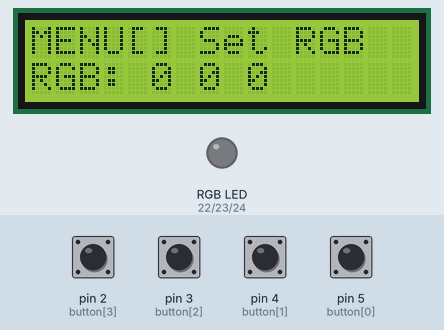
Simulated run of this sketch. Board: Arduino Mega 2560, built with avr-gcc and run on an emulated ATmega2560. Parts: 16×2 character LCD, an RGB LED mixed from three pins (HIGH = lit). Inputs (shaded band) come from the test bench; at power-on: pin 2 (button[3]), pin 3 (button[2]), pin 4 (button[1]), pin 5 (button[0]) HIGH.

Above: at 1.8 s.
1.9 s: pin 5 (button[0]) pulled LOW for 0.15 s
At 3.1 s:
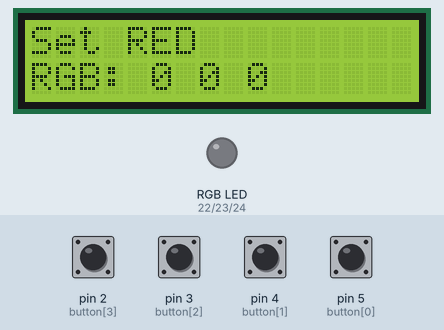
3.5 s: pin 5 (button[0]) pulled LOW for 1 s
At 5.7 s:
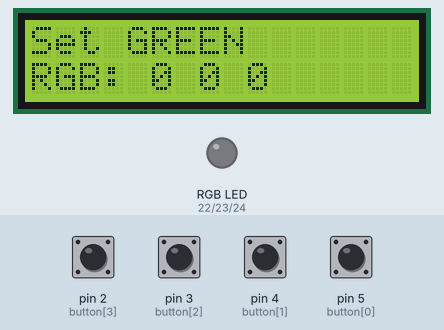
6.0 s: pin 5 (button[0]) pulled LOW for 0.15 s
At 7.3 s:
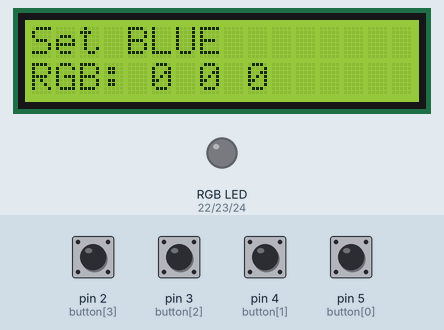
7.6 s: pin 3 (button[2]) pulled LOW for 0.15 s
At 8.8 s:
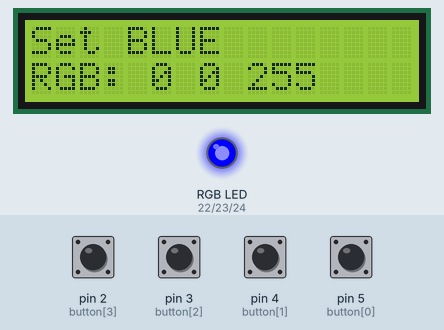
9.2 s: pin 2 (button[3]) pulled LOW for 0.15 s
At 10.2 s:
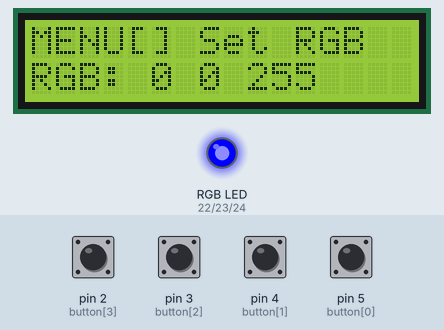
10.8 s: pin 5 (button[0]) pulled LOW for 0.15 s
At 12.4 s:
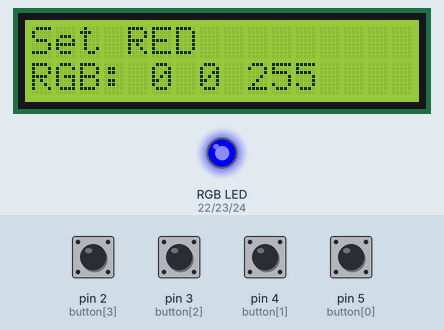
Timing chart, 0 to 13.4 s (numbered marks = the images above; inputs shaded):
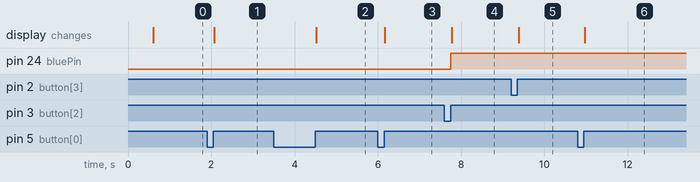

Measured:
- after the input at 1.9 s, the display: changes after 0.17 s (image 1)
- after the input at 3.5 s, the display: changes after 1.0 s (image 2)
- after the input at 6.0 s, the display: changes after 0.17 s (image 3)
- after the input at 7.6 s, pin 24 (bluePin): LOW → HIGH after 0.15 s; the display: changes after 0.17 s (image 4)
- after the input at 9.2 s, the display: changes after 0.18 s (image 5)
- after the input at 10.8 s, the display: changes after 0.17 s (image 6)

The sketch:

FSM_MANUAL.ino
```cpp
/*
 * Name: SET ONE LED RGB CLASSIC
 * created: 24/08/2021
 * Author: Edgar Cano
 * Ver: 1.0
 * Rev: 18/04/2024
 */
#include <LiquidCrystal_I2C.h>
#include <Wire.h>


//--- RGB&Buzzer PINS----------------------------------------------------------------------------------
int redPin = 22;      //Define el pin del arduino en que estará conectado el pin del led RGB rojo.
int greenPin = 23;    //Define el pin del arduino en que estará conectado el pin del led RGB verde.
int bluePin = 24;     //Define el pin del arduino en que estará conectado el pin  del led RGB azul.
int ledPin = 13;     //Define el pin del led del arduino.

//---------------------DEFINIENDO BOTONES --------------------------------------------------------------
#define BTN_MENU  0
#define BTN_UP    1
#define BTN_DOWN  2
#define BTN_EXIT  3

// Este arreglo contiene los pines utilizados para los botones
uint8_t button[4] = {
  5,
  4,
  3,
  2
};

// Este arreglo contiene el último state conocido de cada línea
uint8_t button_state[4];

/********************************* Globales *********************************/
// state de nuestro autómata
#define S_HOME  0
#define S_SET_R 1
#define S_SET_G 2
#define S_SET_B 3
uint8_t state = S_HOME;

// Información de color RGB
uint8_t r = 0;
uint8_t g = 0;
uint8_t b = 0;

LiquidCrystal_I2C lcd(0x27, 16, 2);
/*---------------------------------------------------------------------------------------------*/
/*                               Control_Subsystem
/*---------------------------------------------------------------------------------------------*/
void setup() {
  // Configurar como PULL-UP para ahorrar resistencias
  pinMode(button[BTN_MENU], INPUT_PULLUP);
  pinMode(button[BTN_EXIT], INPUT_PULLUP);
  pinMode(button[BTN_UP], INPUT_PULLUP);
  pinMode(button[BTN_DOWN], INPUT_PULLUP);

  // Se asume que el state inicial es HIGH
  button_state[0] = HIGH;
  button_state[1] = HIGH;
  button_state[2] = HIGH;
  button_state[3] = HIGH;

  lcd.init();
  lcd.backlight();
  delay(500);

  LCD_screenHOME();
  LCD_RGBcount();
}

// Facilita la detección de flancos de subidan en los pines
// monitoreados. Asume la existencia de un arreglo button
// con la asignación actual de pines y un arreglo button_state
// con los valores de línea
uint8_t Rising_edge(int btn) {
  uint8_t newValue = digitalRead(button[btn]);
  uint8_t result = button_state[btn]!=newValue && newValue == 1;
  button_state[btn] = newValue;
  return result;
}
void RGB_setColor() {
  analogWrite(redPin, r);
  analogWrite(greenPin, g);
  analogWrite(bluePin, b);
}
/******************* DRAW_Management ****************************/
void LCD_screenHOME(){
  lcd.clear();
  lcd.setCursor(0,0);
  lcd.print("MENU[] Set RGB");
  LCD_RGBcount();
}
void LCD_screenRED(){
  lcd.clear();
  lcd.setCursor(0,0);
  lcd.print("Set RED");
  LCD_RGBcount();
}
void LCD_screenGREEN(){
  lcd.clear();
  lcd.setCursor(0,0);
  lcd.print("Set GREEN");
  LCD_RGBcount();
}
void LCD_screenBLUE(){
  lcd.clear();
  lcd.setCursor(0,0);
  lcd.print("Set BLUE");
  LCD_RGBcount();
}
void LCD_RGBcount(){
  lcd.setCursor(0,1);
  lcd.print("RGB: ");
  lcd.print(r, DEC);
  lcd.print(" ");
  lcd.print(g, DEC);
  lcd.print(" ");
  lcd.print(b, DEC);
}

// Máquina de estados
void loop() {
  switch(state) {
    case S_HOME: /*** INICIO state S_HOME ***/
      if(Rising_edge(BTN_MENU)) { // Transición BTN_MENU
        state = S_SET_R;
        LCD_screenRED();
        break;
      }
      break; /*** FIN state S_HOME ***/
    case S_SET_R: /*** INICIO state S_SET_R ***/
      if(Rising_edge(BTN_MENU)) { // Transición BTN_MENU
        state = S_SET_G;
        LCD_screenGREEN();
        break;
      }
      if(Rising_edge(BTN_EXIT)) { // Transición BTN_EXIT
        state = S_HOME;
        LCD_screenHOME();
        break;
      }
      if(Rising_edge(BTN_UP)) { // Transición BTN_UP
        if(r<255) {
          r++;
        } else {
          r = 0;
        }
        RGB_setColor();
        LCD_screenRED();
        break;
      }
      if(Rising_edge(BTN_DOWN)) { // Transición BTN_DWN
        if(r>0) {
          r--;
        } else {
          r = 255;
        }
        RGB_setColor();
        LCD_screenRED();
        break;
      }
      break; /*** FIN state S_SET_R ***/
    case S_SET_G: /*** INICIA state S_SET_G ***/
      if(Rising_edge(BTN_MENU)) { // Transición BTN_MENU
        state = S_SET_B;
        LCD_screenBLUE();
        break;
      }
      if(Rising_edge(BTN_EXIT)) { // Transición BTN_EXIT
        state = S_HOME;
        LCD_screenHOME();
        break;
      }
      if(Rising_edge(BTN_UP)) { // Transición BTN_UP
        if(g<255) {
          g++;
        } else {
          g = 0;
        }
        RGB_setColor();
        LCD_screenGREEN();
        break;
      }
      if(Rising_edge(BTN_DOWN)) {
        if(g>0) {
          g--;
        } else {
          g = 255;
        }
        RGB_setColor();
        LCD_screenGREEN();
        break;
      }
      break; /*** FIN state S_SET_R ***/
    case S_SET_B: /*** INICIA state S_SET_B ***/
      if(Rising_edge(BTN_MENU)) { // Transición BTN_MENU
        state = S_SET_R;
        LCD_screenRED();
        break;
      }
      if(Rising_edge(BTN_EXIT)) { // Transición BTN_EXIT
        state = S_HOME;
        LCD_screenHOME();
        break;
      }
      if(Rising_edge(BTN_UP)) { // Transición BTN_UP
        if(b<255) {
          b++;
        } else {
          b = 0;
        }
        RGB_setColor();
        LCD_screenBLUE();
        break;
      }
      if(Rising_edge(BTN_DOWN)) { // Transición BTN_DWN
        if(b>0) {
          b--;
        } else {
          b = 255;
        }
        RGB_setColor();
        LCD_screenBLUE();
        break;
      }
      break; /*** FIN state S_SET_R ***/
  };
}
```
